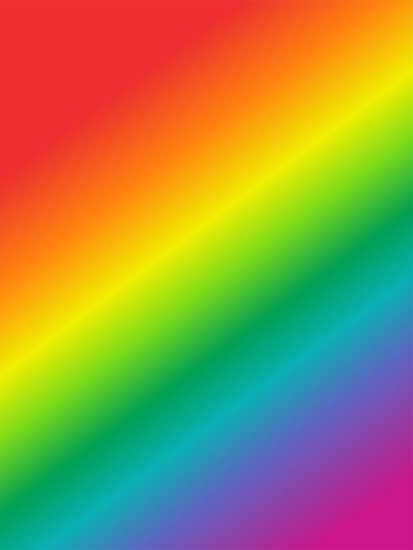
#> input picture 03-Image-Processing/rainbow.jpg, 413 x 550 px
$ jupyter execute 03-Image-Thresholding.ipynb   (shell and % lines are left out)
#> lines starting #> are read from the running program, lines starting #| are printed output that depends on the picture; after the words box and inside, x2 and y2 are one past the last pixel; in counts of white or black regions, pixels touching at a corner belong together
[cell 1]
import cv2
import numpy as np
import matplotlib.pyplot as plt

[cell 2]
img = cv2.imread("rainbow.jpg", 0)
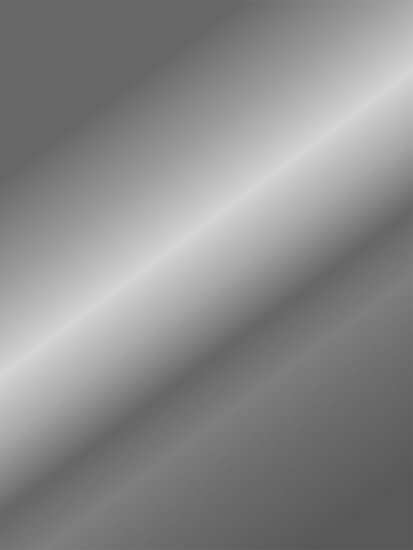
#> img: shape (550, 413); min 87, max 214, mean 137.4

[cell 3]
plt.imshow(img, cmap='gray')

[cell 4]
img.max()
#> Out = 214

[cell 5]
ret, thresh1 = cv2.threshold(img, 127, 255, cv2.THRESH_BINARY)
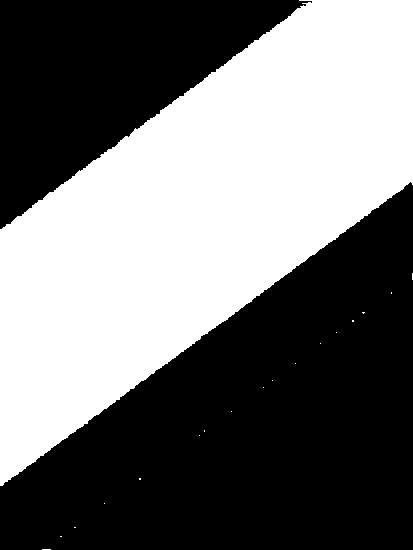
#> thresh1: shape (550, 413); 45% white; 18 white regions (17 under 20 px), largest, box (x1, y1, x2, y2) and area: (0, 0, 413, 486) 102225

$ run again, with 03-Image-Processing/bricks.jpg copied over 03-Image-Processing/rainbow.jpg
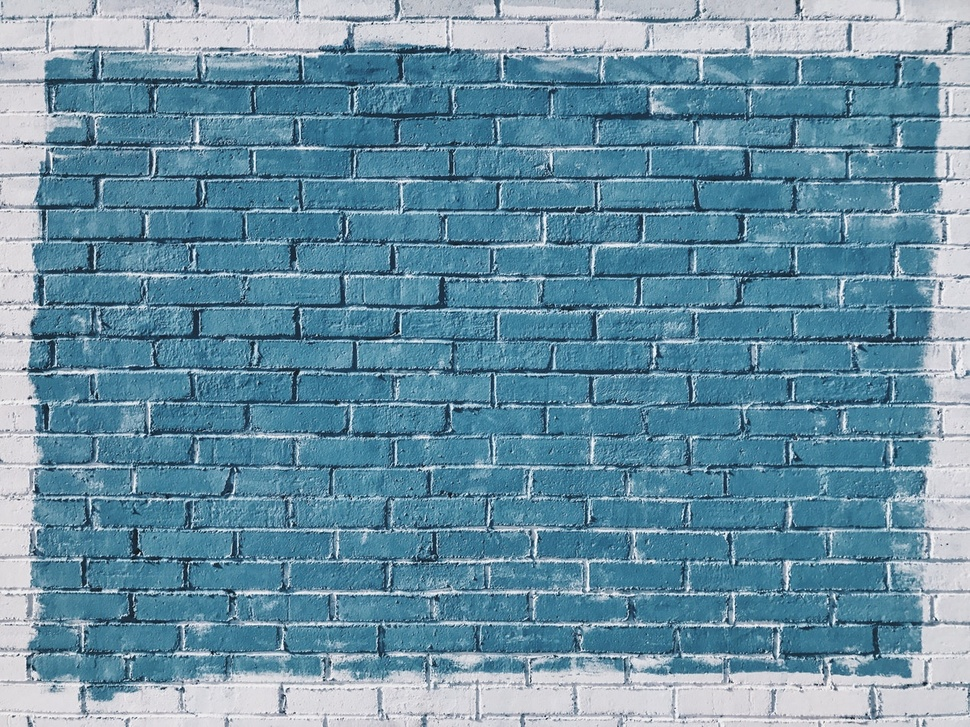
#> input picture 03-Image-Processing/bricks.jpg, 970 x 727 px, shrunk from 1267 x 950 before the run
#> `img = cv2.imread("rainbow.jpg", 0)`:
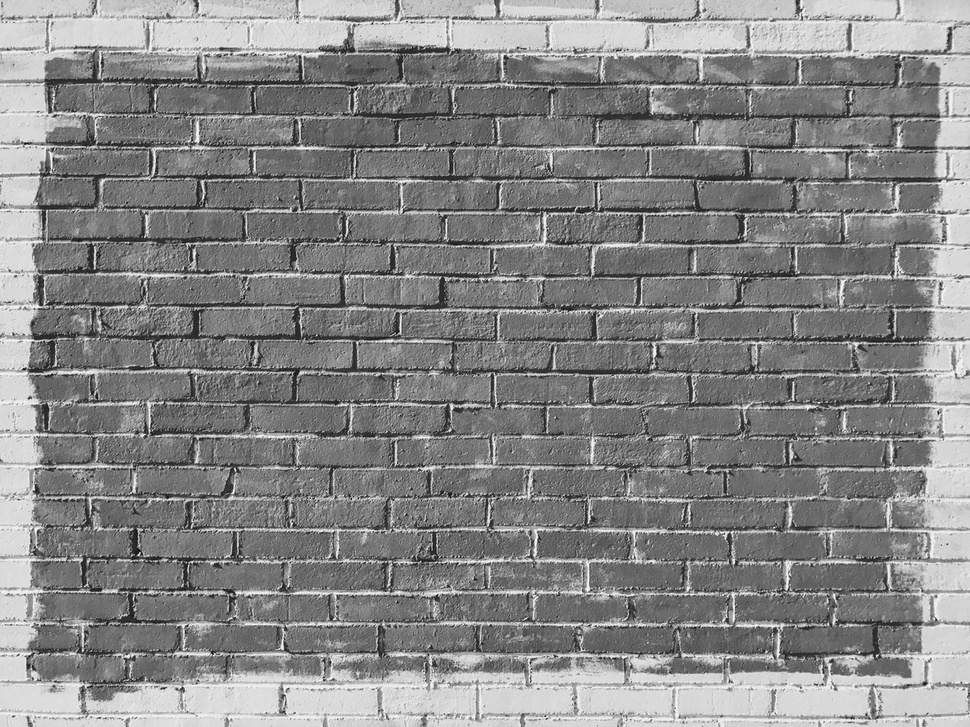
#> img: shape (727, 970); min 7, max 255, mean 134.5
#> Out = 255
#> `ret, thresh1 = cv2.threshold(img, 127, 255, cv2.THRESH_BINARY)`:
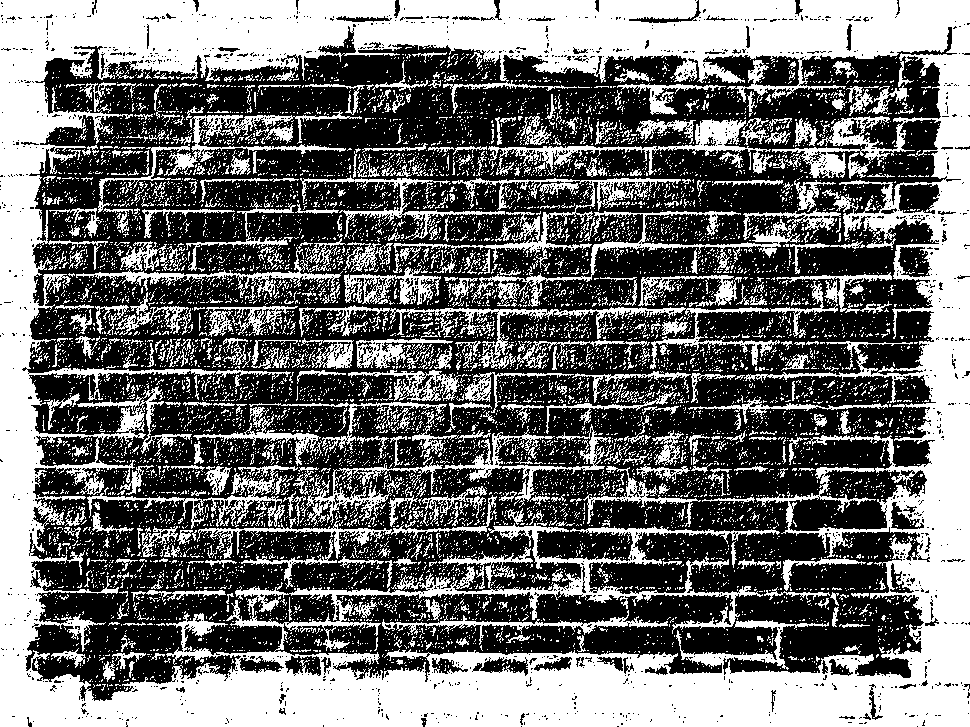
#> thresh1: shape (727, 970); 42.9% white; 10161 white regions (9658 under 20 px), largest, box (x1, y1, x2, y2) and area: (0, 0, 970, 727) 191613, (299, 305, 780, 369) 4199, (471, 208, 841, 307) 3904

$ run again, with 03-Image-Processing/gorilla.jpg copied over 03-Image-Processing/rainbow.jpg
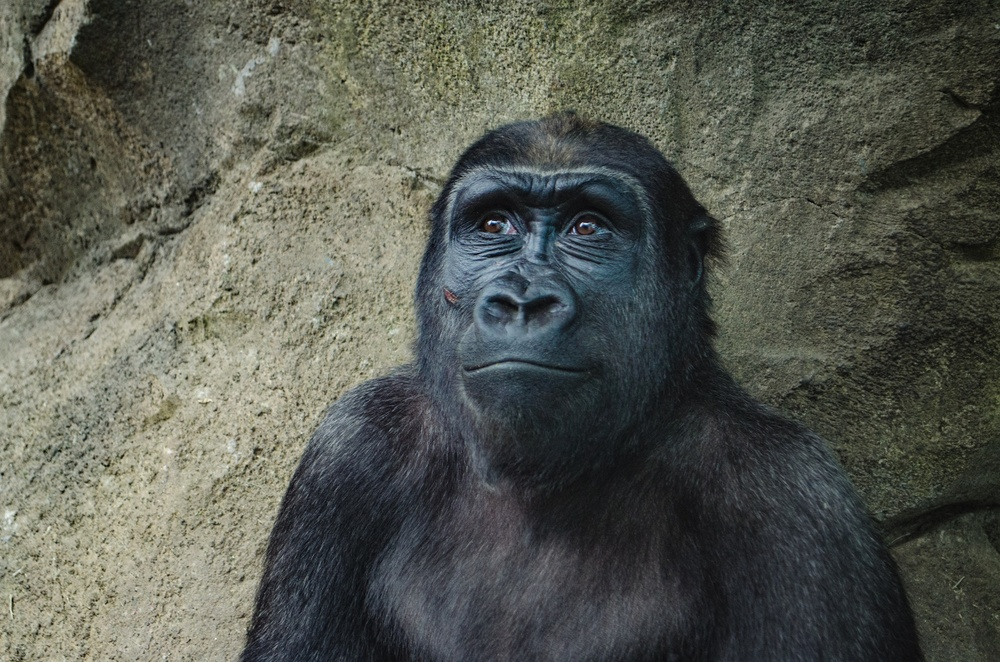
#> input picture 03-Image-Processing/gorilla.jpg, 1000 x 662 px, shrunk from 1955 x 1295 before the run
#> `img = cv2.imread("rainbow.jpg", 0)`:
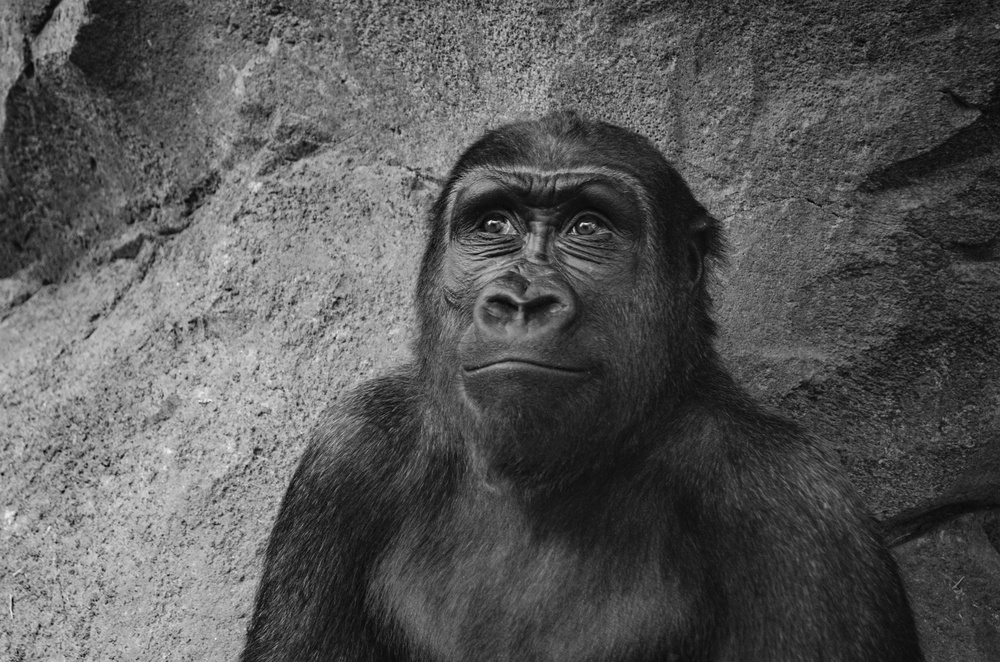
#> img: shape (662, 1000); min 0, max 250, mean 87.1
#> Out = 250
#> `ret, thresh1 = cv2.threshold(img, 127, 255, cv2.THRESH_BINARY)`:
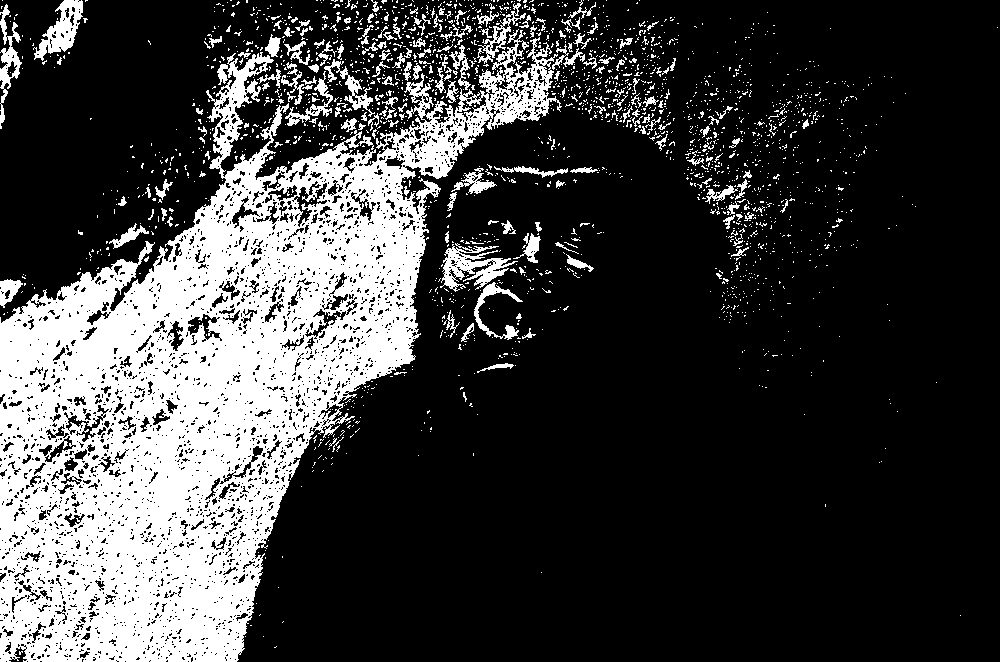
#> thresh1: shape (662, 1000); 24.4% white; 2243 white regions (2065 under 20 px), largest, box (x1, y1, x2, y2) and area: (0, 29, 562, 662) 138464, (440, 243, 518, 292) 1546, (33, 0, 83, 61) 1290
